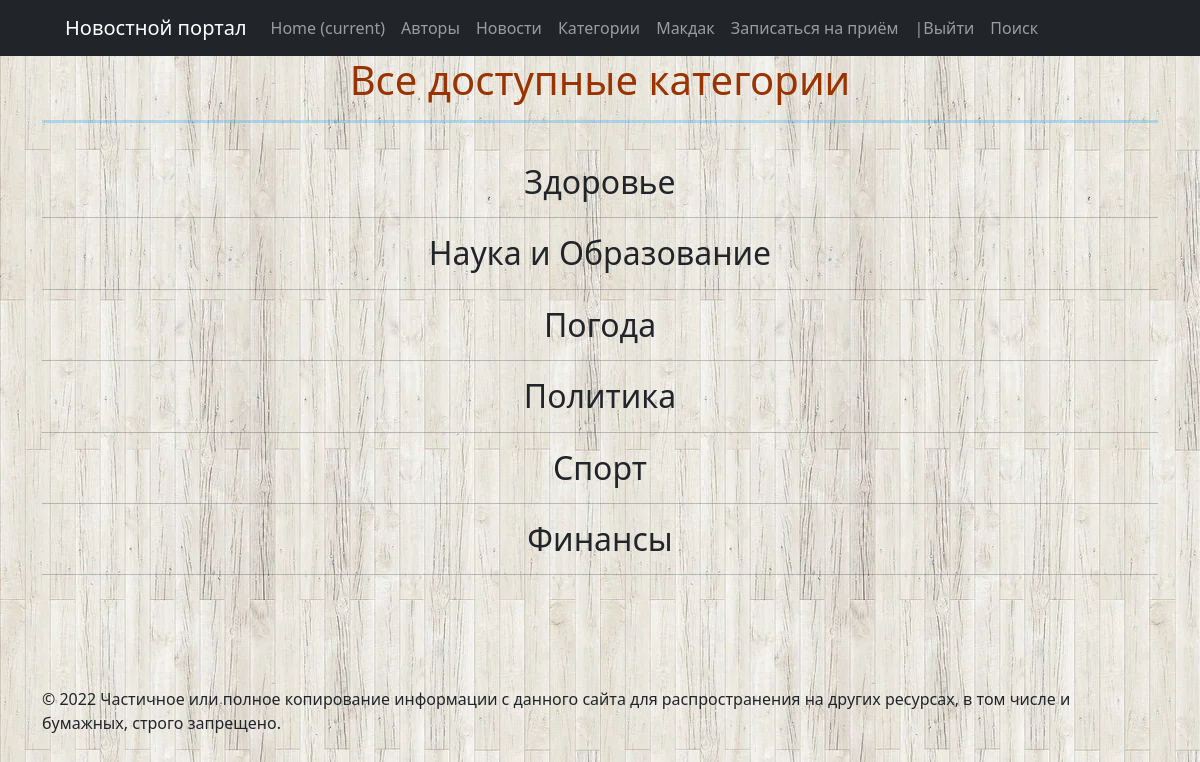
The page /category/ on the database its author committed.
### news/models.py (models this page shows, shortened)
class Category(models.Model):
    name = models.CharField(max_length=64, unique=True, verbose_name='Название категории')
    subscribers = models.ManyToManyField(User, )
    class Meta:
        verbose_name = "Категории"
        verbose_name_plural = "Категории"
        ordering = ('name',)

### news/views.py (the view)
# urls.py: path('category/', CategoryList.as_view(), name='category'),
class CategoryList(ListView):
    model = Category
    template_name = 'category.html'
    queryset = Category.objects.all()
    context_object_name = 'Category'

### news/templates/category.html (shortened to what this page needs)
{% extends 'flatpages/default.html' %}
{% block content %}
<h1><span style="color: #993300;">Все доступные категории</span></h1>
<hr size="5" style="color: #0099ff;"/>
<br>
{% if Category %}
{% for cat in Category %}
<tr>
    <td>
        <h2>{{ cat.name }}</h2>
        <hr/>
    </td>
</tr>
{% endfor %}
{% else %}
<h2>Категорий нет!</h2>
{% endif %}
{% endblock content %}

### rows shown on the page
Category: name "Здоровье"
Category: name "Наука и Образование"
Category: name "Погода"
Category: name "Политика"
Category: name "Спорт"
Category: name "Финансы"
